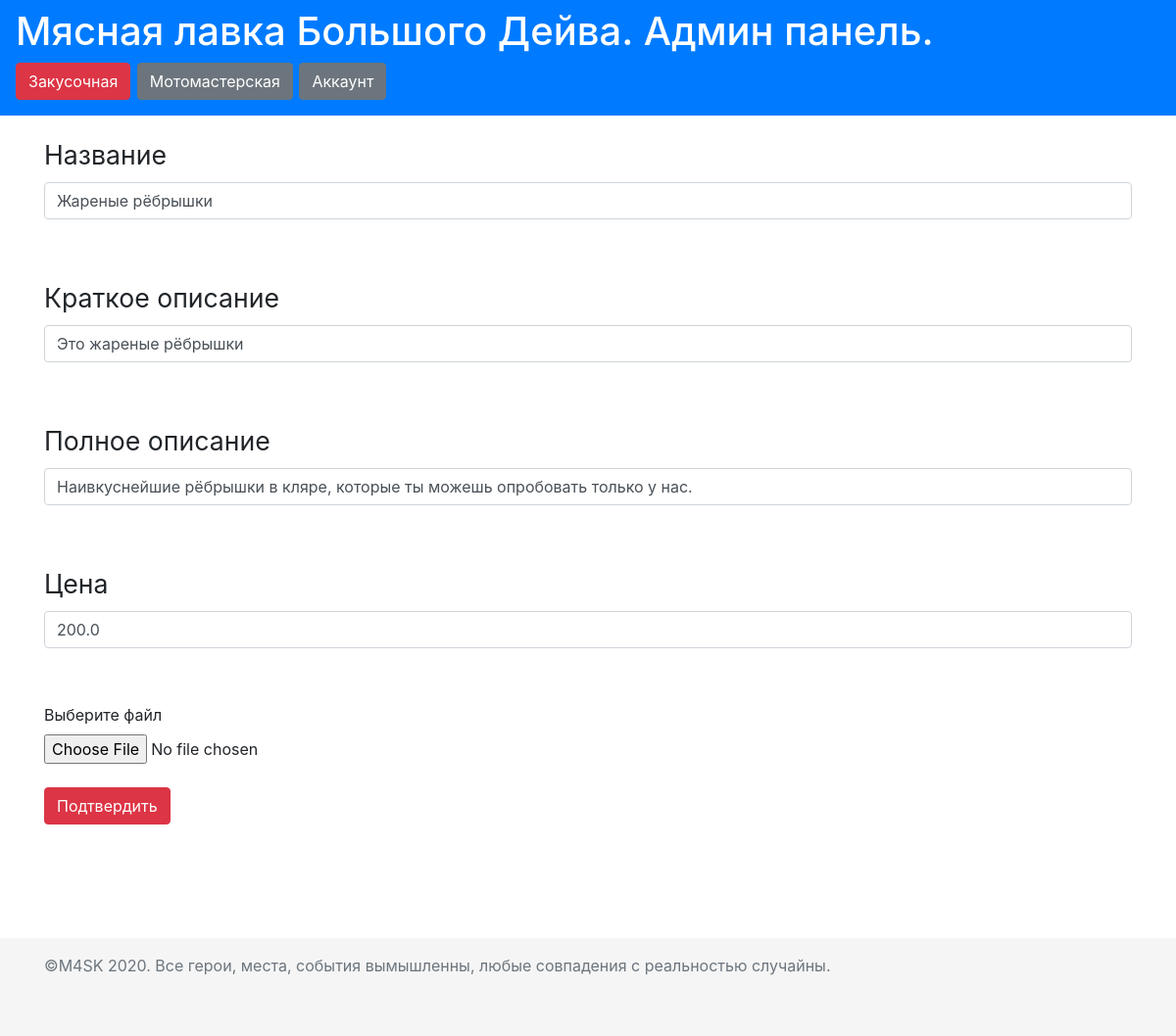
The page /admin/eatery/1 (signed in) on the database as committed earlier.
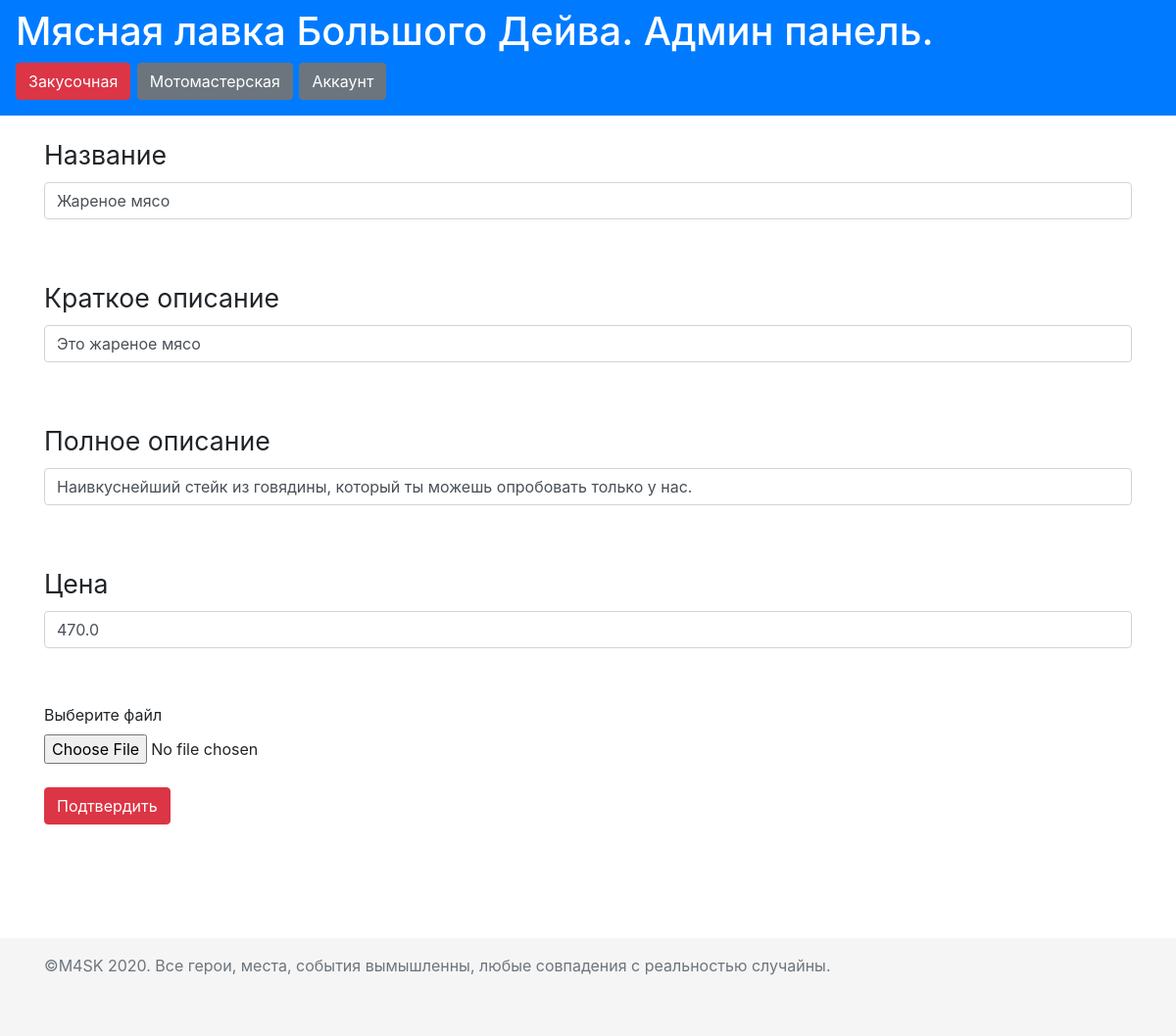
The same page on the database as committed later.
### data/Dish.py (models this page shows, shortened)
class Dish(SqlAlchemyBase, UserMixin, SerializerMixin):
    __tablename__ = 'dishes'
    id = sqlalchemy.Column(sqlalchemy.Integer, primary_key=True, autoincrement=True)
    photo = sqlalchemy.Column(sqlalchemy.String)
    name = sqlalchemy.Column(sqlalchemy.String, nullable=True)
    short_description = sqlalchemy.Column(sqlalchemy.String, nullable=True)
    full_description = sqlalchemy.Column(sqlalchemy.String, nullable=True)
    price = sqlalchemy.Column(sqlalchemy.Float, nullable=True)
    cart = orm.relation("Cart", back_populates='dish')
    comment = orm.relation("Comment", back_populates='dish')

### flask_app.py (the view, shortened to what this page needs)
    @app.route('/admin/eatery/<int:id>', methods=['GET', 'POST'])
    def redact_dish(id):
        if current_user.status != 'admin':
            return redirect('/')
        else:
            form = admin_form.Add_Dish_Form()
            if request.method == "GET":
                session = db_session.create_session()
                dish = session.query(Dish).filter(Dish.id == id).first()
                if dish:
                    form.name.data = dish.name
                    form.short_description.data = dish.short_description
                    form.full_description.data = dish.full_description
                    form.price.data = dish.price
                else:
                    abort(404)
            return render_template('admin-panel_eatery_add_dish.html', form=form)

### data/admin_form.py
class Add_Dish_Form(FlaskForm):
    name = StringField('Название', validators=[DataRequired()])
    short_description = StringField('Краткое описание', validators=[DataRequired()])
    full_description = StringField('Полное описание', validators=[DataRequired()])
    price = IntegerField('Цена', validators=[DataRequired()])
    photo = StringField('Фото')
    submit = SubmitField('Подтвердить')

### data/db_session.py (called while the page is built)
def create_session() -> Session:
    global __factory
    return __factory()

### templates/admin-panel_eatery_add_dish.html (shortened to what this page needs)
{% extends "admin-panel_base.html" %}
{% block content %}
<form action="" method="post" enctype="multipart/form-data">
    <p>
        {{ form.name.label }}<br>
        {{ form.name(class="form-control") }}<br>
    </p>
    <p>
        {{ form.short_description.label }}<br>
        {{ form.short_description(class="form-control") }}<br>
    </p>
    <p>
        {{ form.full_description.label }}<br>
        {{ form.full_description(class="form-control") }}<br>
    </p>
    <p>
        {{ form.price.label }}<br>
        {{ form.price(class="form-control") }}<br>
    </p>
    <label for="photo">Выберите файл</label>
    <input type="file" class="form-control-file" id="photo" name="file">
    <p>{{ form.submit(type="submit", class="btn btn-danger") }}</p>
</form>
{% endblock %}

Rows that differ between the two databases and show on the page:
changed Dish: name "Жареные рёбрышки" → "Жареное мясо"; short_description "Это жареные рёбрышки" → "Это жареное мясо"; full_description "Наивкуснейшие рёбрышки в кляре, которые ты можешь опробовать только у нас." → "Наивкуснейший стейк из говядины, который ты можешь опробовать только у нас."; price "200.0" → "470.0"
